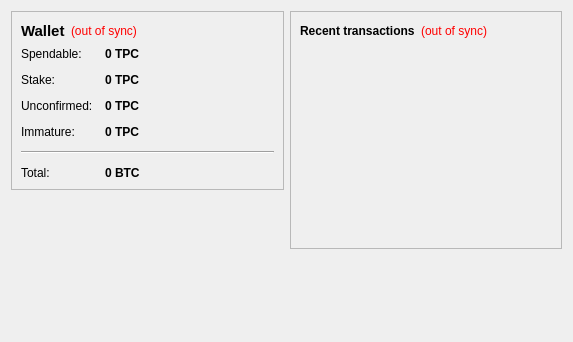
<?xml version="1.0" encoding="UTF-8"?>
<ui version="4.0">
 <class>OverviewPage</class>
 <widget class="QWidget" name="OverviewPage">
  <property name="geometry">
   <rect>
    <x>0</x>
    <y>0</y>
    <width>573</width>
    <height>342</height>
   </rect>
  </property>
  <property name="windowTitle">
   <string>Form</string>
  </property>
  <layout class="QHBoxLayout" name="horizontalLayout" stretch="1,1">
   <item>
    <layout class="QVBoxLayout" name="verticalLayout_2">
     <item>
      <widget class="QFrame" name="frame">
       <property name="frameShape">
        <enum>QFrame::StyledPanel</enum>
       </property>
       <property name="frameShadow">
        <enum>QFrame::Raised</enum>
       </property>
       <layout class="QVBoxLayout" name="verticalLayout_4">
        <item>
         <layout class="QHBoxLayout" name="horizontalLayout_4">
          <item>
           <widget class="QLabel" name="label_5">
            <property name="font">
             <font>
              <pointsize>11</pointsize>
              <weight>75</weight>
              <bold>true</bold>
             </font>
            </property>
            <property name="text">
             <string>Wallet</string>
            </property>
           </widget>
          </item>
          <item>
           <widget class="QLabel" name="labelWalletStatus">
            <property name="toolTip">
             <string>The displayed information may be out of date. Your wallet automatically synchronizes with the TrumPenceCoin network after a connection is established, but this process has not completed yet.</string>
            </property>
            <property name="styleSheet">
             <string notr="true">QLabel { color: red; }</string>
            </property>
            <property name="text">
             <string notr="true">(out of sync)</string>
            </property>
            <property name="alignment">
             <set>Qt::AlignLeading|Qt::AlignLeft|Qt::AlignVCenter</set>
            </property>
           </widget>
          </item>
          <item>
           <spacer name="horizontalSpacer_2">
            <property name="orientation">
             <enum>Qt::Horizontal</enum>
            </property>
            <property name="sizeHint" stdset="0">
             <size>
              <width>40</width>
              <height>20</height>
             </size>
            </property>
           </spacer>
          </item>
         </layout>
        </item>
        <item>
         <layout class="QFormLayout" name="formLayout_2">
          <property name="fieldGrowthPolicy">
           <enum>QFormLayout::AllNonFixedFieldsGrow</enum>
          </property>
          <property name="horizontalSpacing">
           <number>12</number>
          </property>
          <property name="verticalSpacing">
           <number>12</number>
          </property>
          <item row="0" column="0">
           <widget class="QLabel" name="label">
            <property name="text">
             <string>Spendable:</string>
            </property>
           </widget>
          </item>
          <item row="0" column="1">
           <widget class="QLabel" name="labelBalance">
            <property name="font">
             <font>
              <weight>75</weight>
              <bold>true</bold>
             </font>
            </property>
            <property name="cursor">
             <cursorShape>IBeamCursor</cursorShape>
            </property>
            <property name="toolTip">
             <string>Your current spendable balance</string>
            </property>
            <property name="text">
             <string notr="true">0 TPC</string>
            </property>
            <property name="textInteractionFlags">
             <set>Qt::LinksAccessibleByMouse|Qt::TextSelectableByKeyboard|Qt::TextSelectableByMouse</set>
            </property>
           </widget>
          </item>
          <item row="1" column="0">
           <widget class="QLabel" name="label_6">
            <property name="text">
             <string>Stake:</string>
            </property>
           </widget>
          </item>
          <item row="1" column="1">
           <widget class="QLabel" name="labelStake">
            <property name="font">
             <font>
              <weight>75</weight>
              <bold>true</bold>
             </font>
            </property>
            <property name="cursor">
             <cursorShape>IBeamCursor</cursorShape>
            </property>
            <property name="toolTip">
             <string>Total of coins that was staked, and do not yet count toward the current balance</string>
            </property>
            <property name="text">
             <string notr="true">0 TPC</string>
            </property>
            <property name="textInteractionFlags">
             <set>Qt::LinksAccessibleByMouse|Qt::TextSelectableByKeyboard|Qt::TextSelectableByMouse</set>
            </property>
           </widget>
          </item>
          <item row="2" column="0">
           <widget class="QLabel" name="label_3">
            <property name="text">
             <string>Unconfirmed:</string>
            </property>
           </widget>
          </item>
          <item row="2" column="1">
           <widget class="QLabel" name="labelUnconfirmed">
            <property name="font">
             <font>
              <weight>75</weight>
              <bold>true</bold>
             </font>
            </property>
            <property name="cursor">
             <cursorShape>IBeamCursor</cursorShape>
            </property>
            <property name="toolTip">
             <string>Total of transactions that have yet to be confirmed, and do not yet count toward the current balance</string>
            </property>
            <property name="text">
             <string notr="true">0 TPC</string>
            </property>
            <property name="textInteractionFlags">
             <set>Qt::LinksAccessibleByMouse|Qt::TextSelectableByKeyboard|Qt::TextSelectableByMouse</set>
            </property>
           </widget>
          </item>
          <item row="3" column="0">
           <widget class="QLabel" name="labelImmatureText">
            <property name="text">
             <string>Immature:</string>
            </property>
           </widget>
          </item>
          <item row="3" column="1">
           <widget class="QLabel" name="labelImmature">
            <property name="font">
             <font>
              <weight>75</weight>
              <bold>true</bold>
             </font>
            </property>
            <property name="toolTip">
             <string>Mined balance that has not yet matured</string>
            </property>
            <property name="text">
             <string notr="true">0 TPC</string>
            </property>
            <property name="textInteractionFlags">
             <set>Qt::LinksAccessibleByMouse|Qt::TextSelectableByKeyboard|Qt::TextSelectableByMouse</set>
            </property>
           </widget>
          </item>
          <item row="4" column="0" colspan="2">
           <widget class="Line" name="line">
            <property name="orientation">
             <enum>Qt::Horizontal</enum>
            </property>
           </widget>
          </item>
          <item row="5" column="0">
           <widget class="QLabel" name="labelTotalText">
            <property name="text">
             <string>Total:</string>
            </property>
           </widget>
          </item>
          <item row="5" column="1">
           <widget class="QLabel" name="labelTotal">
            <property name="font">
             <font>
              <weight>75</weight>
              <bold>true</bold>
             </font>
            </property>
            <property name="cursor">
             <cursorShape>IBeamCursor</cursorShape>
            </property>
            <property name="toolTip">
             <string>Your current total balance</string>
            </property>
            <property name="text">
             <string notr="true">0 BTC</string>
            </property>
            <property name="textInteractionFlags">
             <set>Qt::LinksAccessibleByMouse|Qt::TextSelectableByKeyboard|Qt::TextSelectableByMouse</set>
            </property>
           </widget>
          </item>
         </layout>
        </item>
       </layout>
      </widget>
     </item>
     <item>
      <spacer name="verticalSpacer">
       <property name="orientation">
        <enum>Qt::Vertical</enum>
       </property>
       <property name="sizeHint" stdset="0">
        <size>
         <width>20</width>
         <height>40</height>
        </size>
       </property>
      </spacer>
     </item>
    </layout>
   </item>
   <item>
    <layout class="QVBoxLayout" name="verticalLayout_3">
     <item>
      <widget class="QFrame" name="frame_2">
       <property name="frameShape">
        <enum>QFrame::StyledPanel</enum>
       </property>
       <property name="frameShadow">
        <enum>QFrame::Raised</enum>
       </property>
       <layout class="QVBoxLayout" name="verticalLayout">
        <item>
         <layout class="QHBoxLayout" name="horizontalLayout_2">
          <item>
           <widget class="QLabel" name="label_4">
            <property name="text">
             <string>&lt;b&gt;Recent transactions&lt;/b&gt;</string>
            </property>
           </widget>
          </item>
          <item>
           <widget class="QLabel" name="labelTransactionsStatus">
            <property name="toolTip">
             <string>The displayed information may be out of date. Your wallet automatically synchronizes with the TrumPenceCoin network after a connection is established, but this process has not completed yet.</string>
            </property>
            <property name="styleSheet">
             <string notr="true">QLabel { color: red; }</string>
            </property>
            <property name="text">
             <string notr="true">(out of sync)</string>
            </property>
            <property name="alignment">
             <set>Qt::AlignRight|Qt::AlignTrailing|Qt::AlignVCenter</set>
            </property>
           </widget>
          </item>
          <item>
           <spacer name="horizontalSpacer">
            <property name="orientation">
             <enum>Qt::Horizontal</enum>
            </property>
            <property name="sizeHint" stdset="0">
             <size>
              <width>40</width>
              <height>20</height>
             </size>
            </property>
           </spacer>
          </item>
         </layout>
        </item>
        <item>
         <widget class="QListView" name="listTransactions">
          <property name="styleSheet">
           <string notr="true">QListView { background: transparent; }</string>
          </property>
          <property name="frameShape">
           <enum>QFrame::NoFrame</enum>
          </property>
          <property name="verticalScrollBarPolicy">
           <enum>Qt::ScrollBarAlwaysOff</enum>
          </property>
          <property name="horizontalScrollBarPolicy">
           <enum>Qt::ScrollBarAlwaysOff</enum>
          </property>
          <property name="selectionMode">
           <enum>QAbstractItemView::NoSelection</enum>
          </property>
         </widget>
        </item>
       </layout>
      </widget>
     </item>
     <item>
      <spacer name="verticalSpacer_2">
       <property name="orientation">
        <enum>Qt::Vertical</enum>
       </property>
       <property name="sizeHint" stdset="0">
        <size>
         <width>20</width>
         <height>40</height>
        </size>
       </property>
      </spacer>
     </item>
    </layout>
   </item>
  </layout>
 </widget>
 <resources/>
 <connections/>
</ui>
